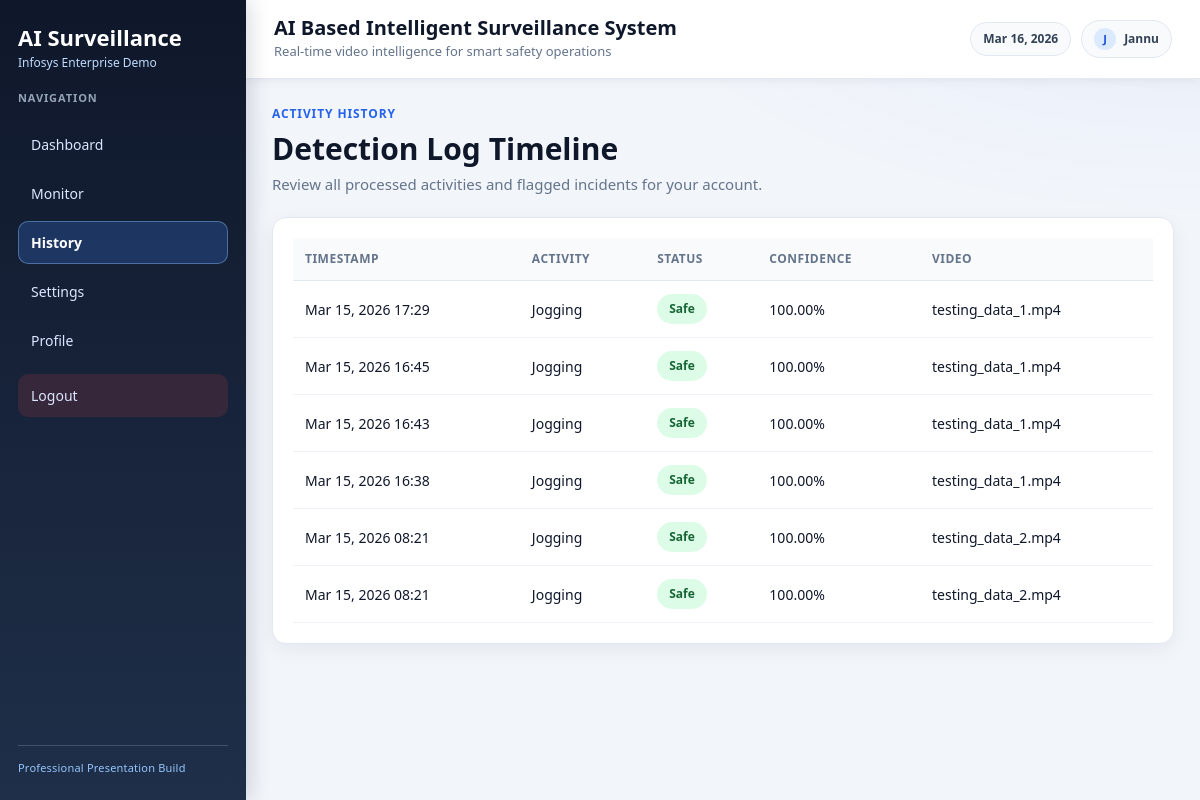
The page /history/ (signed in) on the database as committed earlier.
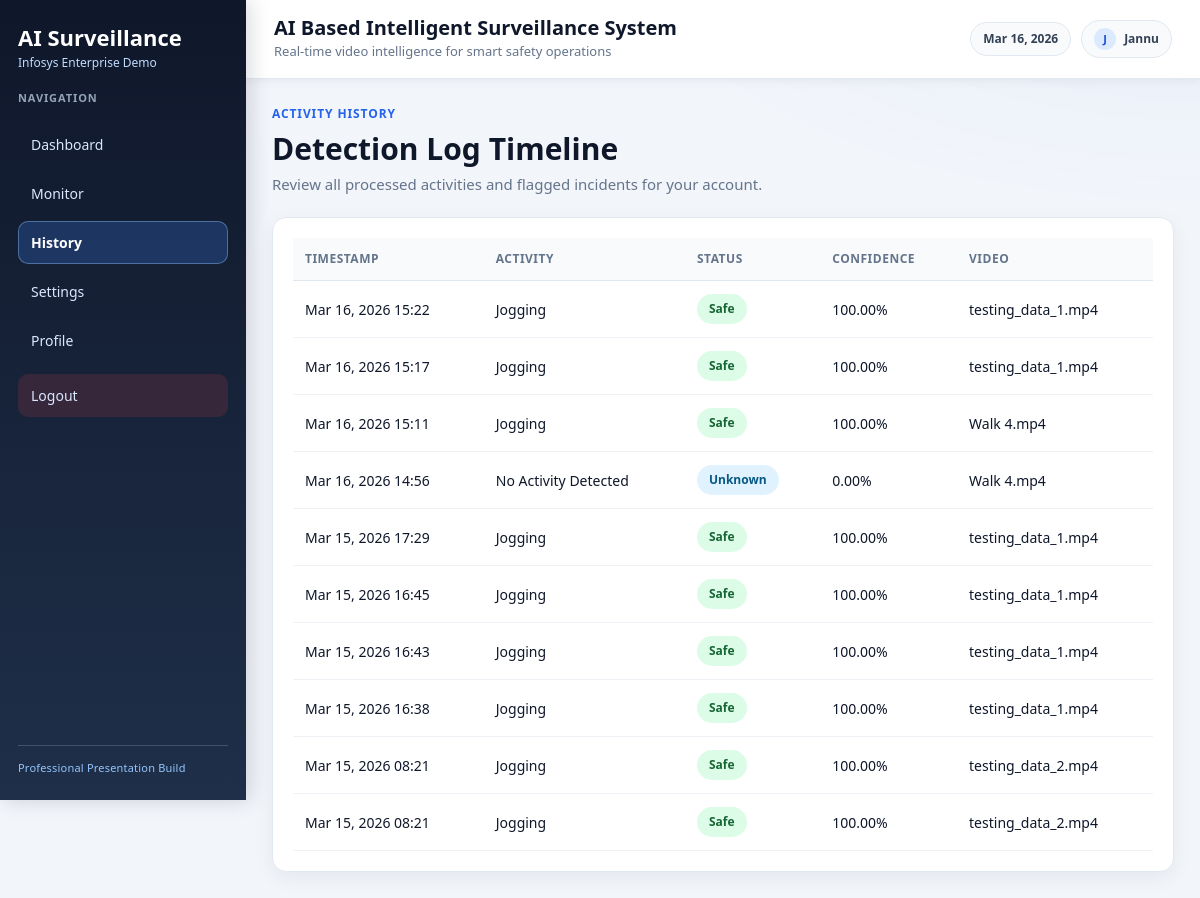
The same page on the database as committed later.
### dashboard/models.py (models this page shows, shortened)
class ActivityLog(models.Model):
    user = models.ForeignKey(User, on_delete=models.CASCADE, null=True, blank=True, related_name="activity_logs")
    video_name = models.CharField(max_length=255, default="video.mp4")
    activity_type = models.CharField(max_length=100, default="Unknown")
    status = models.CharField(max_length=50, default="Safe")
    confidence = models.FloatField(default=0.0)
    incident = models.BooleanField(default=False)
    processed_video = models.CharField(max_length=255, default="output/default.mp4")
    timestamp = models.DateTimeField(auto_now_add=True)
    class Meta:
        ordering = ["-timestamp"]

### dashboard/views.py (the view)
# urls.py: path('history/', views.history, name='history'),
@login_required(login_url="login")
def history(request):
    logs = ActivityLog.objects.filter(user=request.user).order_by("-timestamp")
    return render(request, "history.html", {"logs": logs})

### templates/history.html
{% extends "base.html" %}
{% block content %}
<div class="dashboard-header">
	<div>
		<p class="section-label">Activity History</p>
		<h2 class="dashboard-title">Detection Log Timeline</h2>
		<p class="dashboard-subtitle">Review all processed activities and flagged incidents for your account.</p>
	</div>
</div>
<div class="dashboard-panel">
	{% if logs %}
		<div class="table-responsive">
			<table class="custom-table">
				<thead>
					<tr>
						<th>Timestamp</th>
						<th>Activity</th>
						<th>Status</th>
						<th>Confidence</th>
						<th>Video</th>
					</tr>
				</thead>
				<tbody>
					{% for log in logs %}
					<tr>
						<td>{{ log.timestamp|date:"M d, Y H:i" }}</td>
						<td>{{ log.activity_type }}</td>
						<td>
							<span class="status-badge {% if log.status == 'Safe' %}status-safe{% elif log.status == 'Unsafe' %}status-danger{% else %}status-neutral{% endif %}">
								{{ log.status }}
							</span>
						</td>
						<td>{{ log.confidence|floatformat:2 }}%</td>
						<td>{{ log.video_name }}</td>
					</tr>
					{% endfor %}
				</tbody>
			</table>
		</div>
	{% else %}
		<div class="empty-state">
			<h5>No history available</h5>
			<p>Processed video results will appear here after you run monitoring.</p>
		</div>
	{% endif %}
</div>
{% endblock %}

### templates/base.html (shortened to what this page needs)
{% load static %}
<!DOCTYPE html>
<html lang="en">
<head>
<link href="https://cdn.jsdelivr.net/npm/bootstrap@5.3.2/dist/css/bootstrap.min.css" rel="stylesheet">
<link rel="stylesheet" href="{% static 'css/style.css' %}">
</head>
<body>
<div class="wrapper">
	<nav class="sidebar">
		<h3 class="logo">AI Surveillance</h3>
		<p class="app-subtitle">Infosys Enterprise Demo</p>
		<p class="nav-section-title">Navigation</p>
		<ul>
			<li><a href="/" class="{% if request.path == '/' %}active{% endif %}"><span class="nav-label">Dashboard</span></a></li>
			<li><a href="/monitor/" class="{% if '/monitor/' in request.path %}active{% endif %}"><span class="nav-label">Monitor</span></a></li>
			<li><a href="/history/" class="{% if '/history/' in request.path %}active{% endif %}"><span class="nav-label">History</span></a></li>
			<li><a href="/settings/" class="{% if '/settings/' in request.path %}active{% endif %}"><span class="nav-label">Settings</span></a></li>
			<li><a href="/profile/" class="{% if '/profile/' in request.path %}active{% endif %}"><span class="nav-label">Profile</span></a></li>
			<li><a href="/logout/" class="nav-logout"><span class="nav-label">Logout</span></a></li>
		</ul>
		<div class="sidebar-footer">
			<span>Professional Presentation Build</span>
		</div>
	</nav>
	<main class="main">
		<header class="topbar">
			<div class="topbar-left">
				<h4>AI Based Intelligent Surveillance System</h4>
				<p class="topbar-subtitle">Real-time video intelligence for smart safety operations</p>
			</div>
			<div class="topbar-right">
				<span class="topbar-chip">{% now "M d, Y" %}</span>
				<span class="topbar-chip user-chip">
					<span class="user-avatar">{{ request.user.username|default:"A"|first|upper }}</span>
					{{ request.user.username|default:"Administrator" }}
				</span>
			</div>
		</header>
		<section class="content">
			<div class="content-shell">
				{% block content %}
				{% endblock %}
			</div>
		</section>
	</main>
</div>
</body>
</html>

### static/css/style.css (style rules this page uses)
:root { --bg:#f2f5fa; --surface:#ffffff; --surface-soft:#f8fafc; --border:#e2e8f0; --text:#0f172a; --muted:#64748b; --primary:#2563eb; --primary-soft:#e0ebff; --success-bg:#dcfce7; --success-text:#166534; --danger-bg:#fee2e2; --danger-text:#991b1b; --neutral-bg:#e0f2fe; --neutral-text:#075985; }
* { box-sizing:border-box; }
body { background:var(--bg); font-family:'Segoe UI',sans-serif; color:var(--text); line-height:1.5; margin:0; position:relative; }
body::before { content:""; position:fixed; inset:0; pointer-events:none; background:radial-gradient(1200px 600px at 100% -10%, rgba(37,99,235,.06), transparent 50%), radial-gradient(900px 500px at -10% 20%, rgba(14,165,233,.05), transparent 45%); z-index:0; }
.wrapper { display:flex; min-height:100vh; position:relative; z-index:1; }
.sidebar { width:246px; background:linear-gradient(180deg,#0f172a 0%,#1f2f49 100%); height:100vh; color:#fff; padding:24px 18px; position:fixed; box-shadow:4px 0 20px rgba(15,23,42,0.16); overflow-y:auto; display:flex; flex-direction:column; }
.logo { font-size:22px; font-weight:700; margin:0; }
.app-subtitle { margin:4px 0 18px; font-size:12px; color:#bfdbfe; font-weight:500; }
.nav-section-title { margin:0 0 10px; font-size:11px; letter-spacing:.9px; text-transform:uppercase; color:#94a3b8; font-weight:700; }
.sidebar ul { list-style:none; padding:0; margin:0; flex:1; }
.sidebar ul li { margin:6px 0; }
.sidebar ul li a { color:#dbe7ff; text-decoration:none; font-weight:500; display:flex; align-items:center; gap:8px; padding:10px 12px; border-radius:10px; transition:all .22s ease; border:1px solid transparent; }
.nav-label { font-size:14px; }
.sidebar ul li a.active { background:rgba(59,130,246,.24); border-color:rgba(147,197,253,.4); color:#fff; font-weight:600; }
.nav-logout { margin-top:12px; background:rgba(239,68,68,.14); color:#fecaca; }
.sidebar-footer { margin-top:16px; padding-top:14px; border-top:1px solid rgba(148,163,184,.3); font-size:11px; letter-spacing:.2px; color:#93c5fd; }
.main { margin-left:246px; width:100%; }
.topbar { background:var(--surface); padding:16px 28px; box-shadow:0 2px 10px rgba(15,23,42,.06); border-bottom:1px solid var(--border); display:flex; justify-content:space-between; align-items:center; gap:14px; flex-wrap:wrap; }
.topbar-left h4 { margin:0; font-size:20px; font-weight:700; }
.topbar-subtitle { margin:2px 0 0; font-size:13px; color:var(--muted); }
.topbar-right { display:flex; align-items:center; gap:10px; }
.topbar-chip { display:inline-flex; align-items:center; padding:7px 12px; border-radius:999px; font-size:12px; font-weight:600; background:var(--surface-soft); border:1px solid var(--border); color:#334155; }
.user-chip { gap:8px; }
.user-avatar { width:22px; height:22px; border-radius:50%; display:inline-flex; align-items:center; justify-content:center; background:#dbeafe; color:#1d4ed8; font-weight:700; font-size:11px; }
.content { padding:26px; }
.content-shell { max-width:1360px; margin:0 auto; }
.dashboard-header { display:flex; justify-content:space-between; align-items:flex-start; gap:20px; margin-bottom:22px; flex-wrap:wrap; }
.section-label { font-size:12px; font-weight:700; text-transform:uppercase; letter-spacing:.9px; color:var(--primary); margin:0 0 8px; }
.dashboard-title { font-size:30px; font-weight:700; margin:0 0 6px; }
.dashboard-subtitle { font-size:15px; color:var(--muted); max-width:760px; margin:0; }
.dashboard-panel { background:var(--surface); border-radius:14px; padding:20px; box-shadow:0 6px 20px rgba(15,23,42,.06); border:1px solid var(--border); }
.status-badge { display:inline-flex; align-items:center; padding:6px 12px; border-radius:999px; font-size:12px; font-weight:700; }
.status-safe { background:var(--success-bg); color:var(--success-text); }
.status-neutral { background:var(--neutral-bg); color:var(--neutral-text); }
.custom-table { width:100%; border-collapse:collapse; }
.custom-table th { font-size:12px; text-transform:uppercase; letter-spacing:.5px; color:#64748b; background:#f8fafc; padding:12px; border-bottom:1px solid var(--border); }
.custom-table td { padding:13px 12px; border-bottom:1px solid #eef2f7; font-size:14px; vertical-align:middle; }

Rows that differ between the two databases and show on the page:
added ActivityLog: timestamp "Mar 16, 2026 15:22", activity_type "Jogging", status "Safe", confidence "100.00", video_name "testing_data_1.mp4"
added ActivityLog: timestamp "Mar 16, 2026 15:17", activity_type "Jogging", status "Safe", confidence "100.00", video_name "testing_data_1.mp4"
added ActivityLog: timestamp "Mar 16, 2026 15:11", activity_type "Jogging", status "Safe", confidence "100.00", video_name "Walk 4.mp4"
added ActivityLog: timestamp "Mar 16, 2026 14:56", activity_type "No Activity Detected", status "Unknown", confidence "0.00", video_name "Walk 4.mp4"
